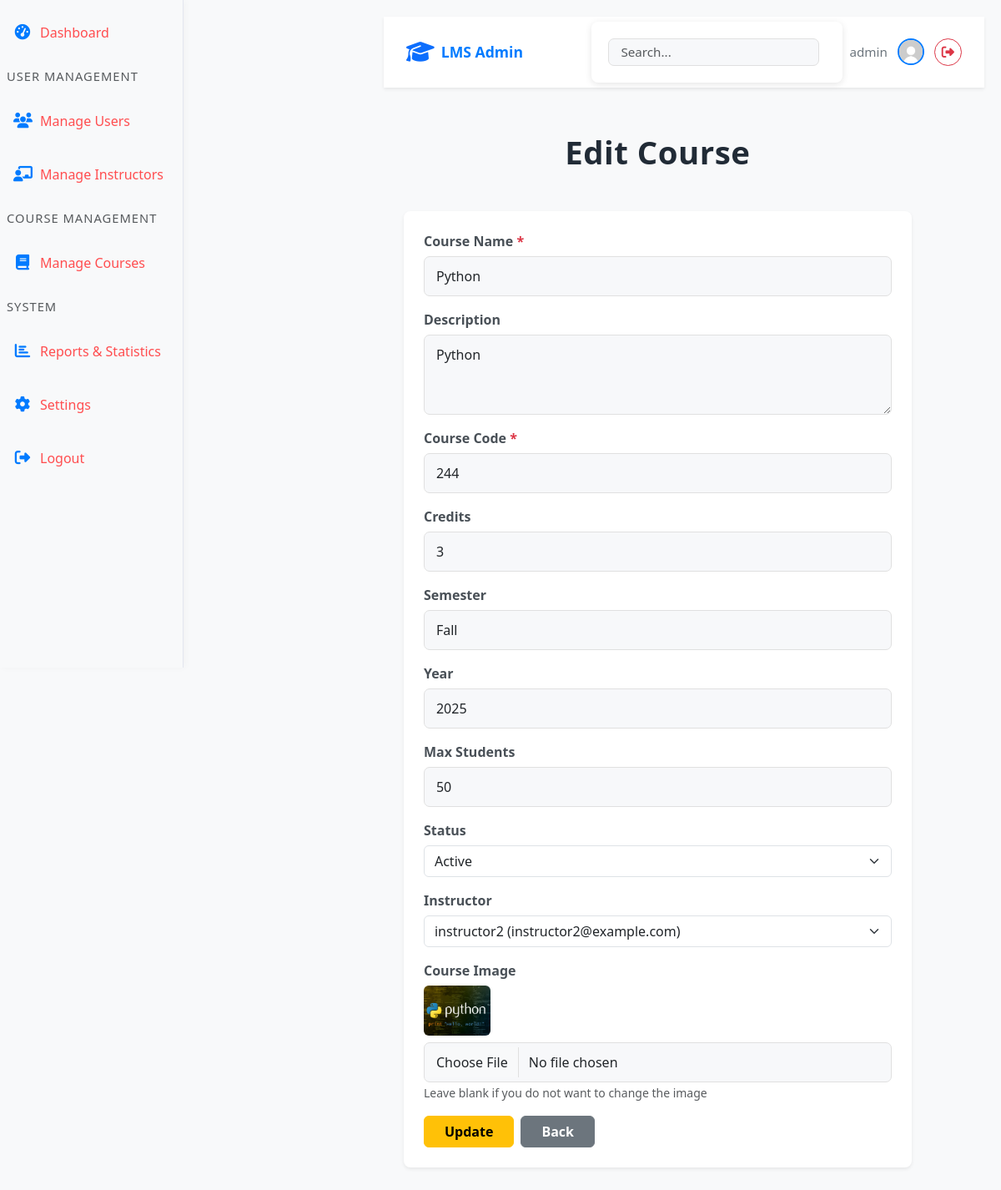
The app's page /admin/courses/edit_courses.php?id=5 (signed in) with its own data.
### tables this page shows
CREATE TABLE `courses` (
  `id` int(11) NOT NULL,
  `title` varchar(200) NOT NULL,
  `description` text DEFAULT NULL,
  `images` varchar(255) DEFAULT NULL,
  `instructor_id` int(11) NOT NULL,
  `course_code` varchar(20) NOT NULL,
  `credits` int(11) DEFAULT 3,
  `semester` varchar(20) DEFAULT NULL,
  `year` int(11) DEFAULT NULL,
  `max_students` int(11) DEFAULT 50,
  `status` enum('active','inactive') DEFAULT 'active',
  `created_at` timestamp NOT NULL DEFAULT current_timestamp()
);

CREATE TABLE `users` (
  `id` int(11) NOT NULL,
  `username` varchar(50) NOT NULL,
  `email` varchar(100) NOT NULL,
  `password` varchar(255) NOT NULL,
  `first_name` varchar(50) NOT NULL,
  `last_name` varchar(50) NOT NULL,
  `role` enum('student','instructor','admin') NOT NULL,
  `profile_image` varchar(255) DEFAULT NULL,
  `created_at` timestamp NOT NULL DEFAULT current_timestamp(),
  `updated_at` timestamp NOT NULL DEFAULT current_timestamp() ON UPDATE current_timestamp()
);

### admin/courses/edit_courses.php (the view, shortened to what this page needs)
<?php
require_once __DIR__ . '/../../config/database.php';
$course_id = isset($_GET['id']) ? intval($_GET['id']) : 0;
$sql = "SELECT * FROM courses WHERE id = $course_id LIMIT 1";
$result = mysqli_query($conn, $sql);
$course = mysqli_fetch_assoc($result);
$instructors = [];
$q = mysqli_query($conn, "SHOW COLUMNS FROM users LIKE 'specialty'");
$has_specialty = ($q && mysqli_num_rows($q) > 0);
if ($has_specialty) {
    $q_instructors = mysqli_query($conn, "SELECT id, username, email, specialty FROM users WHERE role='instructor'");
} else {
    $q_instructors = mysqli_query($conn, "SELECT id, username, email FROM users WHERE role='instructor'");
}
if ($q_instructors) {
    while ($t = mysqli_fetch_assoc($q_instructors)) {
        $instructors[] = $t;
    }
}
?>
<!DOCTYPE html>
<html lang="vi">
<head>
    <link rel="stylesheet" href="https://cdn.jsdelivr.net/npm/bootstrap@5.3.2/dist/css/bootstrap.min.css">
    <link rel="stylesheet" href="https://cdnjs.cloudflare.com/ajax/libs/font-awesome/6.5.0/css/all.min.css">
    <link rel="stylesheet" href="../assets/css/style.css">
</head>
<body>
<?php include __DIR__ . '/../header_admin.php'; ?>
<div class="container-fluid">
  <div class="row">
    <main class="col-md-10 ms-sm-auto col-lg-10 px-md-4 py-4">
        <h1 class="fw-bold mb-4 text-center" style="font-size:2.4rem">Edit Course</h1>
      <div class="row justify-content-center">
        <div class="col-12 col-md-12 col-lg-10">
          <form method="post" action="" enctype="multipart/form-data" autocomplete="off" class="add-course-form bg-white p-4 rounded-3 shadow-sm mx-auto mt-4" style="max-width: 1000px;">
            <div class="mb-3">
                <label for="title" class="form-label fw-semibold">Course Name <span class="text-danger">*</span></label>
              <input type="text" class="form-control" id="title" name="title" placeholder="Tên khóa học" value="<?php echo htmlspecialchars($course['title']); ?>" required>
            </div>
            <div class="mb-3">
                <label for="description" class="form-label fw-semibold">Description</label>
              <textarea class="form-control" id="description" name="description" placeholder="Mô tả khóa học" rows="3" required><?php echo htmlspecialchars($course['description']); ?></textarea>
            </div>
            <div class="mb-3">
                <label for="course_code" class="form-label fw-semibold">Course Code <span class="text-danger">*</span></label>
              <input type="text" class="form-control" id="course_code" name="course_code" placeholder="Mã khóa học" value="<?php echo htmlspecialchars($course['course_code']); ?>" required>
            </div>
            <div class="mb-3">
                <label for="credits" class="form-label fw-semibold">Credits</label>
              <input type="number" class="form-control" id="credits" name="credits" min="1" max="10" value="<?php echo htmlspecialchars($course['credits']); ?>" required>
            </div>
            <div class="mb-3">
                <label for="semester" class="form-label fw-semibold">Semester</label>
              <input type="text" class="form-control" id="semester" name="semester" placeholder="Học kỳ" value="<?php echo htmlspecialchars($course['semester']); ?>">
            </div>
            <div class="mb-3">
                <label for="year" class="form-label fw-semibold">Year</label>
              <input type="number" class="form-control" id="year" name="year" min="2000" max="2100" value="<?php echo htmlspecialchars($course['year']); ?>">
            </div>
            <div class="mb-3">
                <label for="max_students" class="form-label fw-semibold">Max Students</label>
              <input type="number" class="form-control" id="max_students" name="max_students" min="1" max="500" value="<?php echo htmlspecialchars($course['max_students']); ?>">
            </div>
            <div class="mb-3">
                <label for="status" class="form-label fw-semibold">Status</label>
              <select class="form-select" id="status" name="status">
                  <option value="active" <?php if ($course['status'] == 'active') echo 'selected'; ?>>Active</option>
              </select>
            </div>
            <div class="mb-3">
                <label for="instructor_id" class="form-label fw-semibold">Instructor</label>
              <select class="form-select" id="instructor_id" name="instructor_id" required>
                <?php foreach ($instructors as $t) { ?>
                  <option value="<?php echo $t['id']; ?>" <?php if ($course['instructor_id'] == $t['id']) echo 'selected'; ?>>
                    <?php echo htmlspecialchars($t['username'] . ' (' . $t['email'] . ')'); ?>
                  </option>
                <?php } ?>
              </select>
            </div>
            <div class="mb-3">
                <label for="images" class="form-label fw-semibold">Course Image</label>
              <?php if (!empty($course['images'])): ?>
                <div class="mb-2">
                  <img src="../assets/images/<?php echo htmlspecialchars($course['images']); ?>" alt="course image" style="width:80px; height:60px; object-fit:cover; border-radius:6px;">
                </div>
              <?php endif; ?>
              <input type="file" class="form-control" id="images" name="images" accept="image/*">
                <small class="text-muted">Leave blank if you do not want to change the image</small>
            </div>
            <div class="d-flex gap-2">
                <button type="submit" name="edit_course" class="btn btn-warning px-4 fw-semibold">Update</button>
                <a href="manage-courses.php" class="btn btn-secondary px-4 fw-semibold">Back</a>
            </div>
          </form>
        </div>
      </div>
    </main>
  </div>
</div>
</body>
</html>

### assets/css/style.css (style rules this page uses)
body { margin-top: 0 !important; margin-left: 220px !important; background: #f6f8fa; min-height: 100vh; }
.main-content, main { background: none; min-height: 100vh; }
.h2, h1, .main-title { color: #212b36; font-weight: 700; letter-spacing: 0.5px; }
* { margin: 0; padding: 0; box-sizing: border-box; }
body { font-family: 'Segoe UI', Tahoma, Geneva, Verdana, sans-serif; background-color: #f4f6f9; color: #333; padding: 20px; }
form { background-color: #fff; padding: 20px; border-radius: 8px; max-width: 400px; margin: 0 auto; box-shadow: 0 2px 8px rgba(0,0,0,0.1); }
a { color: #2c89e8; text-decoration: none; }
body { background-color: #f8f9fa; font-family: 'Segoe UI', Tahoma, Geneva, Verdana, sans-serif; }
.form-label { font-weight: 600; color: #495057; margin-bottom: 6px; }
.form-control { border-radius: 7px; border: 1.5px solid #e0e0e0; padding: 11px 14px; font-size: 1rem; background: #f7f8fa; transition: border-color 0.2s, box-shadow 0.2s; }

### records on screen
courses: title "Python", description "Python", course_code "244", credits "3", semester "Fall", year "2025", max_students "50", status "Active", instructor_id "instructor2 (instructor2@example.com)", images (picture)

### other values on screen
$_SESSION['username'] "admin"
